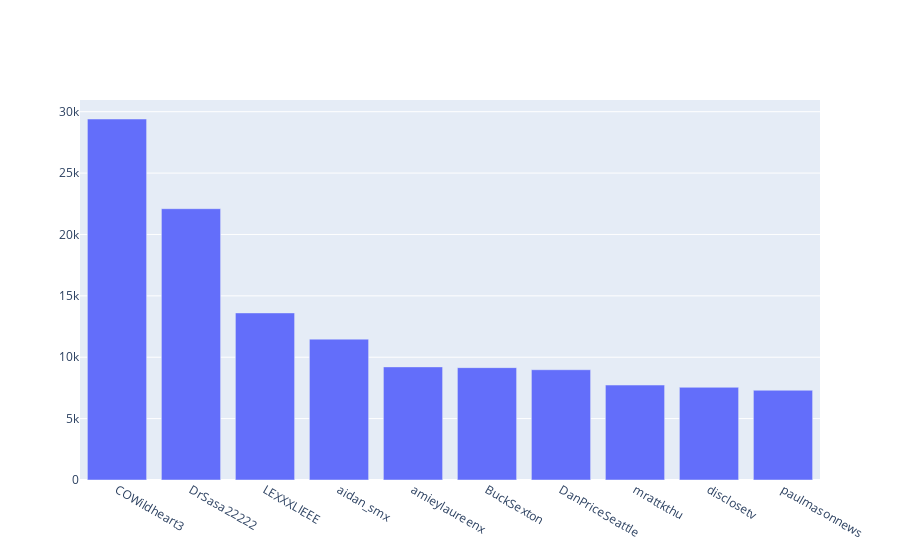

The notebook cell saved with this chart:
### Code cell
date_since = "2021-03-01"

# authorization of consumer key and consumer secret 
auth = tweepy.OAuthHandler(credentials.consumer_key, credentials.consumer_secret) 

# set access to user's access key and access secret 
auth.set_access_token(credentials.access_token, credentials.access_token_secret) 

# calling the api 
api = tweepy.API(auth) 

# the ID of the status 
query="(facebook) -facebook.com min_faves:500"

# fetching the status 
status = api.search(query, lang="en", since=date_since, count=1000) 

like=dict()
for i in status:
    like[i.user.screen_name]=i.favorite_count

sort_orders = sorted(like.items(), key=lambda x: x[1], reverse=True)

likes=list()
usernames=list()
j=0
for i in sort_orders:
    if j<10:
        likes.append(i[1])
        usernames.append(i[0])
        j=j+1

fig = go.Figure([go.Bar(x=usernames, y=likes)])
fig.show()

### Figure 1 — Plotly figure (JSON) as saved in the notebook; plotly's stock layout.template omitted (floating-point values rounded to 4 significant figures)
{"data": [{"type": "bar", "x": ["COWildheart3", "DrSasa22222", "LEXXXLIEEE", "aidan_smx", "amieylaureenx", "BuckSexton", "DanPriceSeattle", "mrattkthu", "disclosetv", "paulmasonnews"], "y": [29405, 22099, 13609, 11474, 9214, 9153, 8982, 7733, 7550, 7310]}], "layout": {}}
